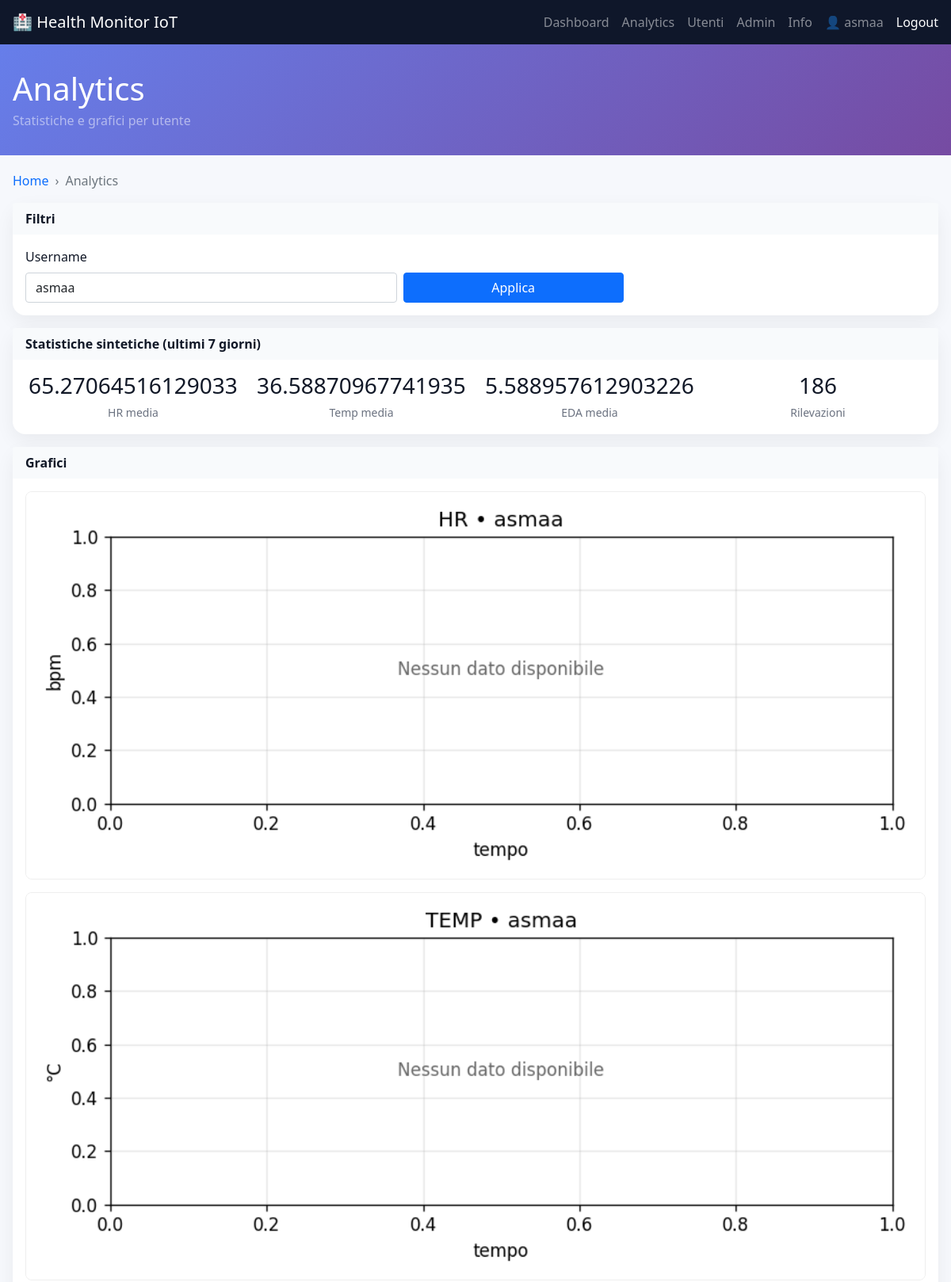
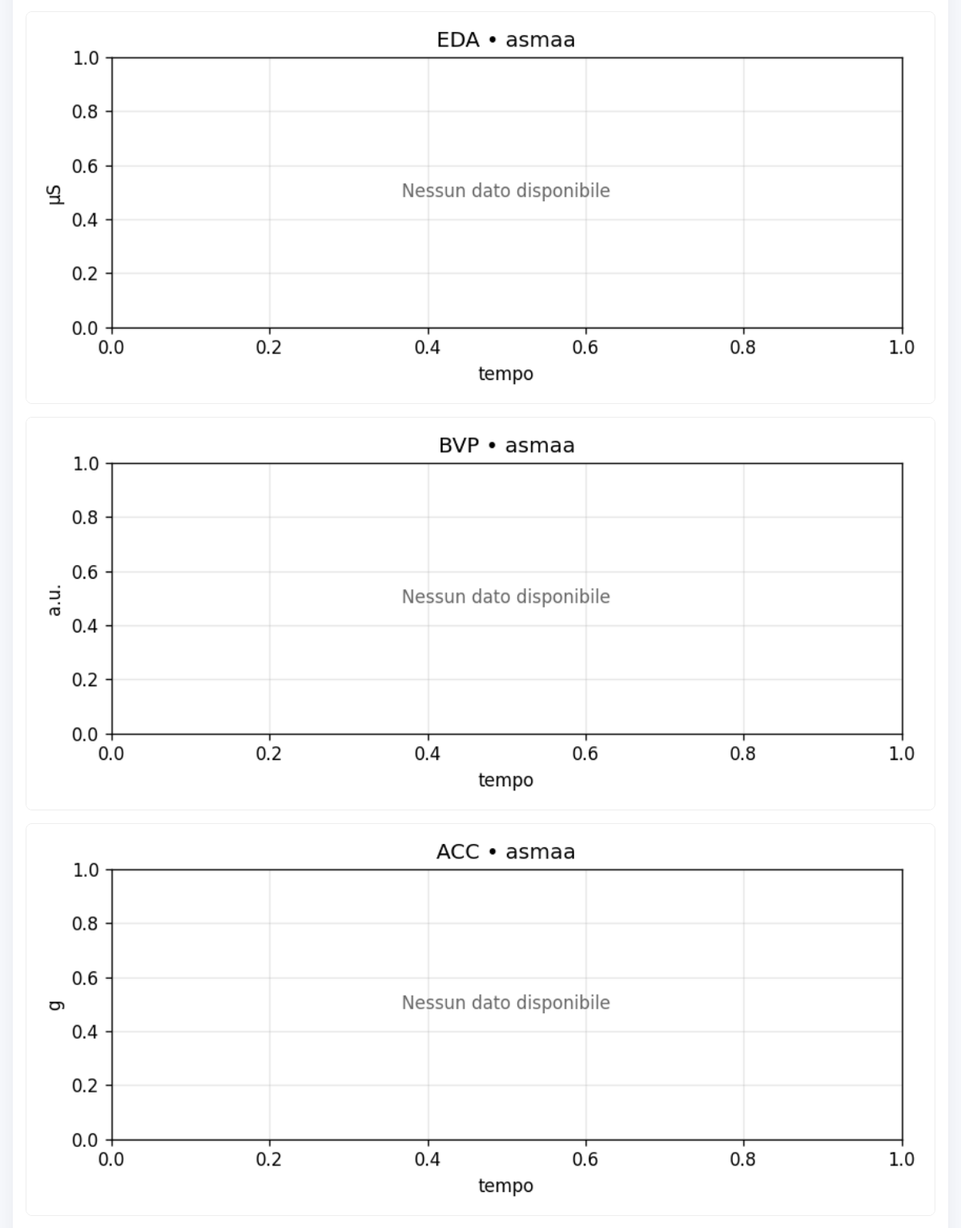
Screenshot of /analytics (signed in, upper part) with the database file from the repository (2 pictures, top to bottom).
### tables this page shows
CREATE TABLE users(
            id INTEGER PRIMARY KEY AUTOINCREMENT,
            username TEXT UNIQUE,
            email TEXT,
            password_hash TEXT,
            role TEXT DEFAULT 'user',
            created_at TIMESTAMP DEFAULT CURRENT_TIMESTAMP
        );

### app.py (the view)
@app.route('/analytics')
@login_required
def analytics():
    days = request.args.get('days', type=int, default=getattr(config, 'DEFAULT_PLOT_DAYS', 7))
    username = request.args.get('user_id') or current_user.username
    if (not current_user.is_admin()) and username != current_user.username:
        flash('Accesso negato')
        return redirect(url_for('dashboard'))
    stats_window = _window_stats(username, days)
    stats_avg, stats_total = last_week_stats(username)
    stats_week, total_week = stats_by_window(7, username)
    stats_month, total_month = stats_by_window(30, username)
    return render_template(
        'analytics.html',
        stats_window=stats_window, days=days,
        target_username=username, stats_avg=stats_avg, stats_total=stats_total,
        stats_week=stats_week, total_week=total_week,
        stats_month=stats_month, total_month=total_month
    )

### analytics.py (called while the page is built)
def stats_by_window(days=7, username=None):
    start_ts = time.time() - days*24*3600  # secondi
    params = ()
    user_clause = ''
    if username:
        user_clause = ' AND username=?'
        params = (username,)
    rows = query_all(f"""
        SELECT sensor, AVG(value) as avg_v, COUNT(*) as n
        FROM readings
        WHERE timestamp >= ? {user_clause}
        GROUP BY sensor
    """, (start_ts,) + params)
    out = {r['sensor']: r['avg_v'] for r in rows}
    total = sum(r['n'] for r in rows) if rows else 0
    return out, total

def last_week_stats(username=None):
    week_ago = time.time() - 7*24*3600
    params = ()
    user_clause = ''
    if username:
        user_clause = ' AND username=?'
        params = (username,)
    rows = query_all(f"""
        SELECT sensor, AVG(value) as avg_v, COUNT(*) as n
        FROM readings
        WHERE timestamp >= ? {user_clause}
        GROUP BY sensor
    """, (week_ago,) + params)
    out = {r['sensor']: r['avg_v'] for r in rows}
    total = sum(r['n'] for r in rows) if rows else 0
    return out, total

### app.py (called while the page is built)
@login_manager.user_loader
def load_user(user_id):
    row = query_one('SELECT * FROM users WHERE id=?', (user_id,))
    if not row:
        return None
    return User(row['id'], row['username'], row['email'], row['role'])

### auth.py (called while the page is built)
    def is_admin(self):
        return (self.role or '').lower() == 'admin'

### db.py (called while the page is built)
@contextmanager
def get_conn():
    con = sqlite3.connect(config.DATABASE_URL, check_same_thread=False)
    try:
        yield con
    finally:
        con.close()

def query_all(sql, params=()):
    with get_conn() as con:
        cur = con.cursor()
        cur.execute(sql, params)
        rows = cur.fetchall()
        cols = [d[0] for d in cur.description]
        return [dict(zip(cols, r)) for r in rows]

def query_one(sql, params=()):
    rows = query_all(sql, params)
    return rows[0] if rows else None

### templates/analytics.html (shortened to what this page needs)
{% extends 'base.html' %}
{% set title = 'Analytics' %}
{% set subtitle = 'Statistiche e grafici per utente' %}
{% block content %}
<div class="page-wrap">
  <nav aria-label="breadcrumb" class="mb-3">
    <ol class="breadcrumb"><li class="breadcrumb-item"><a href="/">Home</a></li><li class="breadcrumb-item active">Analytics</li></ol>
  </nav>
  <div class="card">
    <div class="card-header"><strong>Filtri</strong></div>
    <div class="card-body">
      <form method="get" action="/analytics" class="row g-2">
        <div class="col-md-5">
          <label class="form-label">Username</label>
          <input type="text" class="form-control" name="user_id" value="{{ target_username or '' }}" placeholder="es. alice">
        </div>
        <div class="col-md-3 align-self-end">
          <button class="btn btn-primary w-100" type="submit">Applica</button>
        </div>
      </form>
    </div>
  </div>
  <div class="card mt-3">
    <div class="card-header"><strong>Statistiche sintetiche (ultimi 7 giorni)</strong></div>
    <div class="card-body">
      <div class="row g-3 text-center kpi">
        <div class="col-6 col-md-3"><h2>{{ stats_avg.hr if stats_avg else '--' }}</h2><small>HR media</small></div>
        <div class="col-6 col-md-3"><h2>{{ stats_avg.temp if stats_avg else '--' }}</h2><small>Temp media</small></div>
        <div class="col-6 col-md-3"><h2>{{ stats_avg.eda if stats_avg else '--' }}</h2><small>EDA media</small></div>
        <div class="col-6 col-md-3"><h2>{{ stats_total or 0 }}</h2><small>Rilevazioni</small></div>
      </div>
    </div>
  </div>
  <div class="card mt-3">
    <div class="card-header"><strong>Grafici</strong></div>
    <div class="card-body">
      {% for s in ['hr','temp','eda','bvp','acc','ibi'] %}
        <div class="mb-3">
          <img class="plot" src="/plot/{{ s }}/{{ target_username }}.png?days={{ days }}" alt="{{ s }} plot">
        </div>
      {% endfor %}
    </div>
  </div>
</div>
{% endblock %}

### templates/base.html (shortened to what this page needs)
<!doctype html>
<html lang="it">
<head>
  <link href="https://cdn.jsdelivr.net/npm/bootstrap@5.1.3/dist/css/bootstrap.min.css" rel="stylesheet">
</head>
<body>
  <nav class="navbar navbar-dark">
    <div class="container-fluid page-wrap">
      <a class="navbar-brand fw-semibold" href="/">🏥 Health Monitor IoT</a>
      <div class="d-flex align-items-center gap-3">
        <a class="text-white-50" href="/dashboard">Dashboard</a>
        <a class="text-white-50" href="/analytics">Analytics</a>
        <a class="text-white-50" href="/users">Utenti</a>
        <a class="text-white-50" href="/admin">Admin</a>
        <a class="text-white-50" href="/about">Info</a>
        {% if current_user.is_authenticated %}
          <span class="text-white-50">👤 {{ current_user.username }}</span>
          <a class="text-white" href="/logout">Logout</a>
        {% else %}
          <a class="text-white" href="/login">Login</a>
        {% endif %}
      </div>
    </div>
  </nav>
  {% if title %}
  <div class="hero">
    <div class="page-wrap">
      <h1 class="mb-1">{{ title }}</h1>
      {% if subtitle %}<p class="mb-0 text-white-50">{{ subtitle }}</p>{% endif %}
    </div>
  </div>
  {% endif %}
  {% block content %}{% endblock %}
</body>
</html>

### templates/base.html (style rules this page uses)
:root { --brand:#764ba2; --brand2:#667eea; }
body { background: #f6f8fc; color: #111827; }
a { text-decoration: none; }
.navbar-dark { background: #0f172a !important; }
.hero { background: linear-gradient(135deg, #667eea 0%, #764ba2 100%); color: white; padding: 2rem 0; margin-bottom: 1.25rem; }
.page-wrap { max-width: 1200px; margin: 0 auto; padding: 0 16px; }
.card { border: none; border-radius: 1rem; box-shadow: 0 8px 24px rgba(0,0,0,0.06); }
.card-header { border: 0; background: #f8fafc; border-top-left-radius: 1rem; border-top-right-radius: 1rem; }
.breadcrumb { --bs-breadcrumb-divider: '›'; }
img.plot { width: 100%; max-width: 100%; height: auto; border-radius: .5rem; border: 1px solid #eee; }
.kpi h2 { font-size: 1.75rem; margin-bottom: .25rem; }
.kpi small { color: #6b7280; }

### rows the page displays
users: username "asmaa", user_id "asmaa", username (picture)

### other values shown
{{ title }} "Analytics"
{{ subtitle }} "Statistiche e grafici per utente"
{{ stats_avg.hr if stats_avg else '--' }} "65.27064516129033"
{{ stats_avg.temp if stats_avg else '--' }} "36.58870967741935"
{{ stats_avg.eda if stats_avg else '--' }} "5.588957612903226"
{{ stats_total or 0 }} "186"
